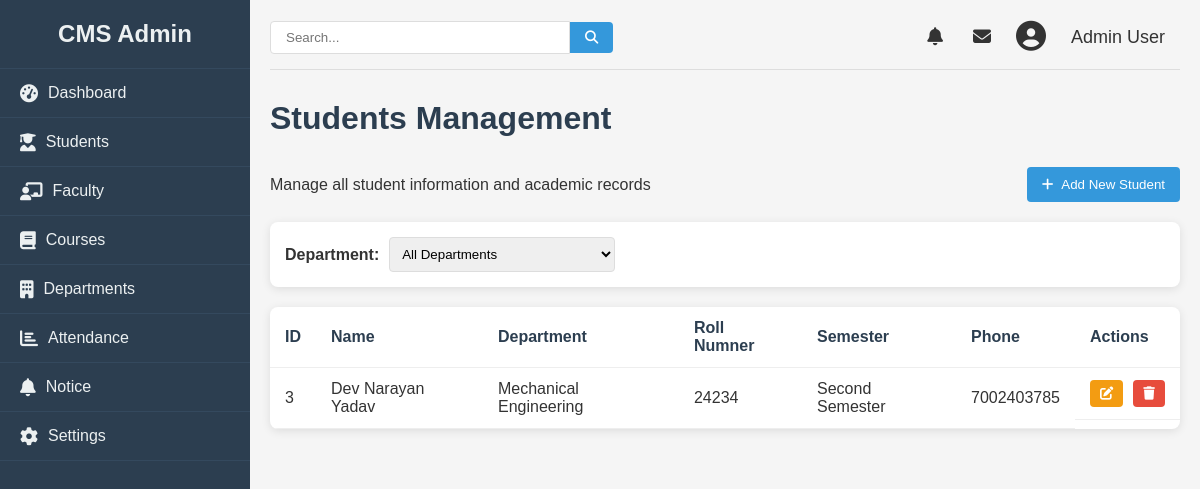
The app's page /admin/student (signed in), older data.
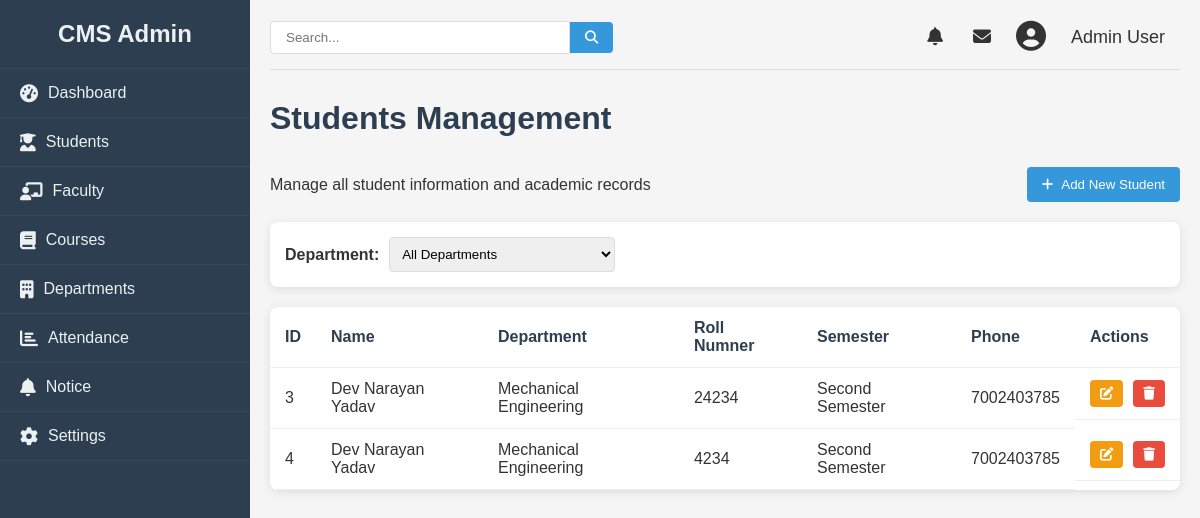
The same page, newer data.
### college/model.py (models this page shows, shortened)
class Student(db.Model):
    id = db.Column(db.Integer, primary_key=True)
    name = db.Column(db.String(100), nullable=False)
    roll = db.Column(db.Integer, nullable=False)
    email = db.Column(db.String(100), nullable=False)
    phone = db.Column(db.Integer, nullable=False)
    semester = db.Column(db.Integer, nullable=False)
    dob = db.Column(db.Date, nullable=False)
    gender = db.Column(db.String, nullable=False)
    department = db.Column(db.String, nullable=False)
    address = db.Column(db.String, nullable=False)

### college/admin/adminroute.py (the view)
@app.route("/admin/student", methods = ["GET", "POST"])
def stdn():
    logged = 'user_id' in session
    if logged:
        users = Student.query.all()
        return render_template("student.html", students= users, departments= dep)
    else:
        return redirect(url_for("login"))

### college/admin/templates/student.html (shortened to what this page needs)
{% from "macro/cmsnav.html" import cmsnav%}
{%extends "admbase.html"%}
{%block head%}
<link rel="stylesheet" href="{{url_for('static', filename='css/styles.css')}}">
<link rel="stylesheet" href="https://cdnjs.cloudflare.com/ajax/libs/font-awesome/6.4.0/css/all.min.css">
{%endblock%}
{%block content%}
<div class="container" w-tid="21">
    {{cmsnav()}}
    <main class="main-content" w-tid="111">
        <header class="top-header" w-tid="113">
            <div class="search-box" w-tid="115">
                <input type="text" placeholder="Search..." w-tid="117" />
                <button w-tid="119"><i class="fas fa-search" w-tid="121"></i></button>
            </div>
            <div class="user-profile" w-tid="123">
                <span class="notification" w-tid="125"><i class="fas fa-bell" w-tid="127"></i></span>
                <span class="message" w-tid="129"><i class="fas fa-envelope" w-tid="131"></i></span>
                <div class="profile-img" w-tid="133">
                    <i class="fas fa-user-circle" w-tid="135"></i>
                </div>
                <span class="username" w-tid="137">Admin User</span>
            </div>
        </header>
        <div id="dashboard-page" class="content-section" w-tid="139">
            <div class="dashboard" w-tid="141">
                <h1 w-tid="357">Students Management</h1>
                <div class="students-header" w-tid="359">
                    <p w-tid="361">Manage all student information and academic records</p>
                    <button class="add-student-btn" w-tid="363">
                        <a style="text-decoration: none; color:white;" href="/admin/addstudent">
                            <i class="fas fa-plus" w-tid="365"></i>
                            Add New Student
                        </a>
                    </button>
                </div>
                <div class="student-filters" w-tid="367">
                    <div class="filter-group" w-tid="369">
                        <label w-tid="371">Department:</label>
                        <select w-tid="373">
                            <option w-tid="375">All Departments</option>
                        </select>
                    </div>
                </div>
                <div class="students-table" w-tid="415">
                    <table w-tid="417">
                        <thead w-tid="419">
                            <tr w-tid="421">
                                <th w-tid="423">ID</th>
                                <th w-tid="425">Name</th>
                                <th w-tid="427">Department</th>
                                <th w-tid="425">Roll Numner</th>
                                <th w-tid="429">Semester</th>
                                <th w-tid="433">Phone</th>
                                <th w-tid="437">Actions</th>
                            </tr>
                        </thead>
                        <tbody w-tid="439">
                            {%for student in students%}
                            <tr w-tid="441">
                                <td w-tid="443">{{student.id}}</td>
                                <td w-tid="445">{{student.name}}</td>
                                <td w-tid="447">{{student.department}}</td>
                                <td w-tid="449">{{student.roll}}</td>
                                <td w-tid="451">{{student.semester}}</td>
                                <td w-tid="453">{{student.phone}}</td>
                                <td class="action-cell" w-tid="459">
                                    <button class="action-btn edit-btn" w-tid="465">
                                        <a href="/admin/update/student/{{student.id}}">
                                            <i class="fas fa-edit" w-tid="467"></i>
                                        </a>
                                    </button>
                                    <button class="action-btn delete-btn" w-tid="469">
                                        <a href="/admin/student/delete/{{student.id}}"><i class="fas fa-trash" w-tid="723"></i></a>
                                        </button>
                                </td>
                            </tr>
                            {%endfor%}
                        </tbody>
                    </table>
                </div>
            </div>
        </div>
    </main>
</div>
{%endblock%}

### college/admin/templates/macro/cmsnav.html (shortened to what this page needs)
{%macro cmsnav()%}
<aside class="sidebar" w-tid="23">
    <div class="sidebar-header" w-tid="25">
        <h2 w-tid="27">CMS Admin</h2>
    </div>
    <nav class="sidebar-nav" w-tid="29">
        <ul w-tid="31">
            <li w-tid="33"><a href="/admin" data-page="dashboard-page" w-tid="35"><i class="fas fa-tachometer-alt"
                        w-tid="37"></i> Dashboard</a></li>
            <li  w-tid="39"><a href="/admin/student" data-page="students-page" w-tid="41"><i
                        class="fas fa-user-graduate" w-tid="43"></i> Students</a></li>
            <li w-tid="45"><a href="/admin/faculty" data-page="faculty-page" w-tid="47"><i
                        class="fas fa-chalkboard-teacher" w-tid="49"></i> Faculty</a></li>
            <li w-tid="51"><a href="/admin/courses" data-page="courses-page" w-tid="53"><i class="fas fa-book"
                        w-tid="55"></i> Courses</a></li>
            <li w-tid="57"><a href="/admin/department" data-page="department-page" w-tid="59"><i class="fas fa-building"
                        w-tid="61"></i> Departments</a></li>
            <li w-tid="87"><a href="/admin/attendence" data-page="attendance-page" w-tid="89"><i class="fas fa-chart-bar"
                        w-tid="91"></i> Attendance</a></li>
            <li w-tid="99"><a href="/admin/notice" data-page="notice-page" w-tid="101"><i class="fas fa-bell"
                        w-tid="103"></i> Notice</a></li>
            <li w-tid="93"><a href="/" data-page="settings-page" w-tid="95"><i class="fas fa-cog" w-tid="97"></i>
                    Settings</a></li>
        </ul>
    </nav>
</aside>
{%endmacro%}

### college/admin/templates/admbase.html (shortened to what this page needs)
<!DOCTYPE html>
<html lang="en">
<head>
    {%block head%}
    {%endblock%}
</head>
<body>
    {%block content%}
    {%endblock%}
</body>
</html>

### college/static/css/styles.css (style rules this page uses)
* { margin: 0; padding: 0; box-sizing: border-box; }
body { font-family: Arial, sans-serif; background-color: #f5f5f5; color: #333; }
a { text-decoration: none; color:inherit; }
.container { display: flex; min-height: 100vh; }
.sidebar { width: 250px; background-color: #2c3e50; color: #ecf0f1; transition: all 0.3s ease; }
.sidebar-header { padding: 20px; text-align: center; border-bottom: 1px solid #34495e; }
.sidebar-nav ul { list-style: none; }
.sidebar-nav li { padding: 15px 20px; border-bottom: 1px solid #34495e; transition: all 0.3s ease; }
.sidebar-nav a { color: #ecf0f1; text-decoration: none; display: flex; align-items: center; }
.sidebar-nav i { margin-right: 10px; font-size: 18px; }
.main-content { flex: 1; padding: 20px; }
.top-header { display: flex; justify-content: space-between; align-items: center; margin-bottom: 30px; padding-bottom: 15px; border-bottom: 1px solid #ddd; }
.search-box { display: flex; align-items: center; }
.search-box input { padding: 8px 15px; border: 1px solid #ddd; border-radius: 4px 0 0 4px; width: 300px; }
.search-box button { background: #3498db; color: white; border: none; padding: 8px 15px; border-radius: 0 4px 4px 0; cursor: pointer; }
.user-profile { display: flex; align-items: center; }
.user-profile span { margin: 0 15px; font-size: 18px; cursor: pointer; }
.profile-img { font-size: 30px; margin: 0 10px; }
.dashboard h1 { margin-bottom: 30px; color: #2c3e50; }
table { width: 100%; border-collapse: collapse; }
th, td { padding: 12px 15px; text-align: left; border-bottom: 1px solid #eee; }
th { font-weight: bold; color: #2c3e50; }
.content-section { display: none; }
#dashboard-page { display: block; }
.students-header { display: flex; justify-content: space-between; align-items: center; margin-bottom: 20px; }
.add-student-btn { background-color: #3498db; color: white; border: none; padding: 10px 15px; border-radius: 4px; cursor: pointer; display: flex; align-items: center; }
.add-student-btn i { margin-right: 5px; }
.student-filters { display: flex; justify-content: space-between; margin-bottom: 20px; background: white; padding: 15px; border-radius: 8px; box-shadow: 0 2px 10px rgba(0, 0, 0, 0.1); }
.filter-group { display: flex; align-items: center; }
.filter-group label { margin-right: 10px; font-weight: bold; }
.filter-group select { padding: 8px; border-radius: 4px; border: 1px solid #ddd; }
.students-table { background: white; border-radius: 8px; box-shadow: 0 2px 10px rgba(0, 0, 0, 0.1); overflow: hidden; }
.action-cell { display: flex; gap: 10px; }
.action-btn { padding: 6px 10px; border-radius: 4px; cursor: pointer; border: none; color: white; }
.edit-btn { background-color: #f39c12; }
.delete-btn { background-color: #e74c3c; }

Row changes from the older to the newer data that the page shows:
added Student: id "4", name "Dev Narayan Yadav", department "Mechanical Engineering", roll "4234", semester "Second Semester", phone "7002403785"
